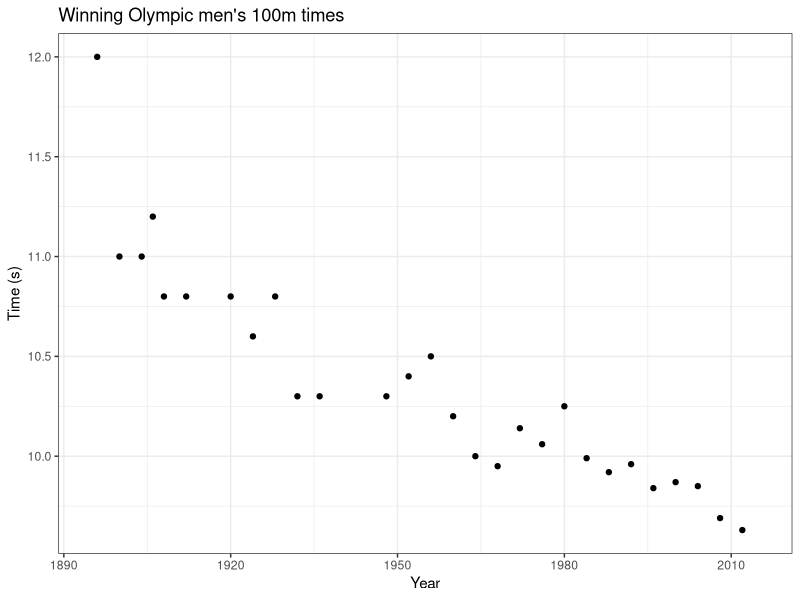
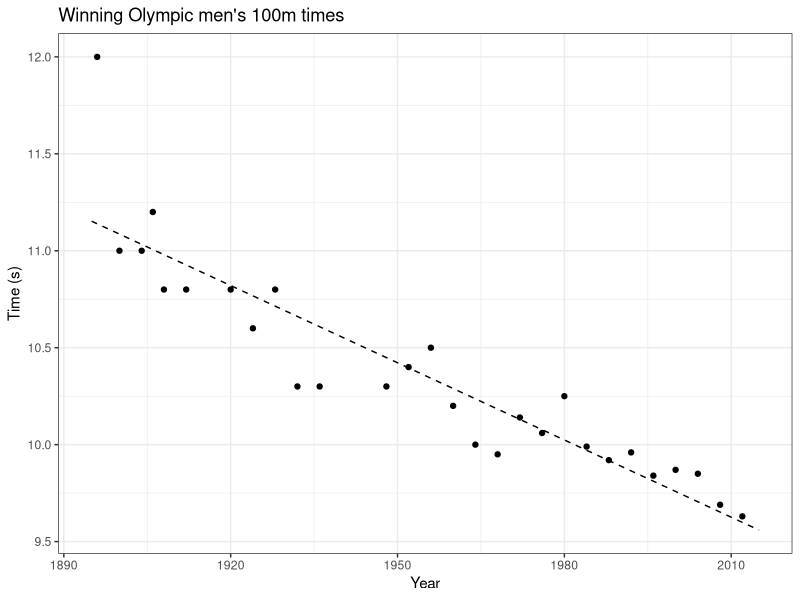
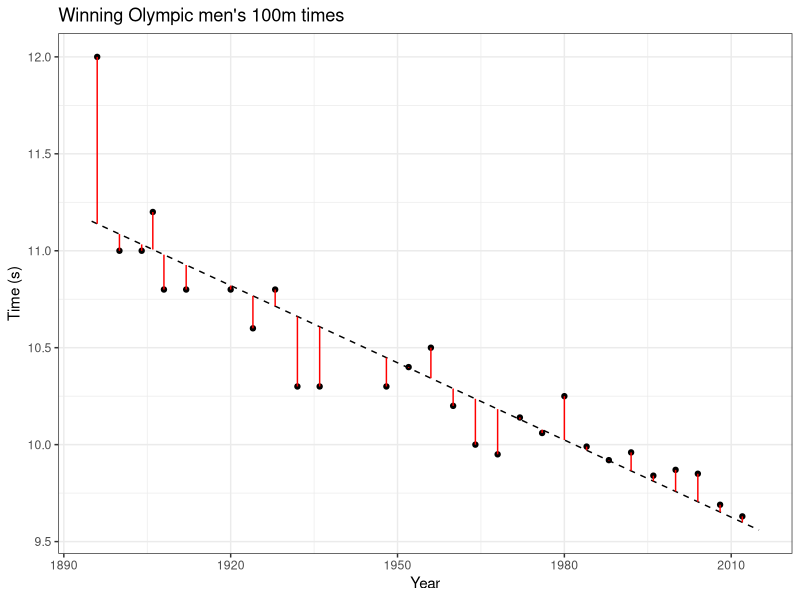
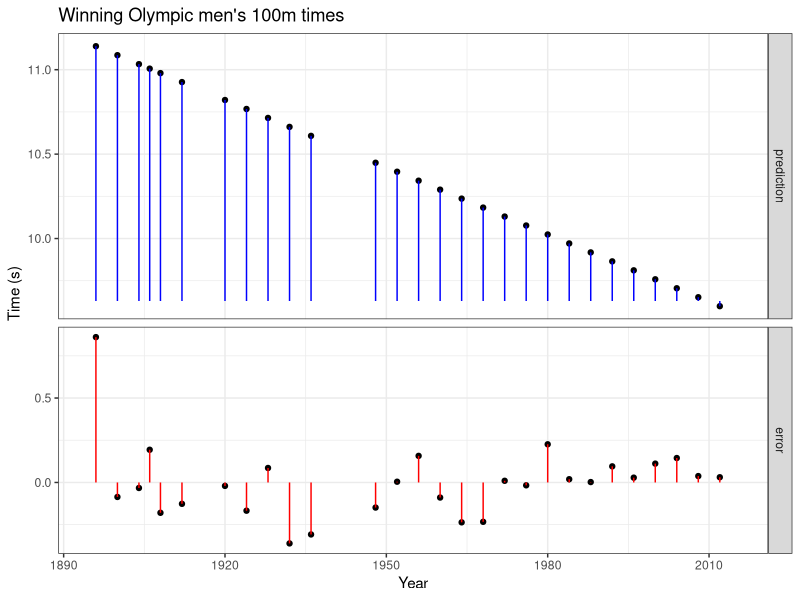
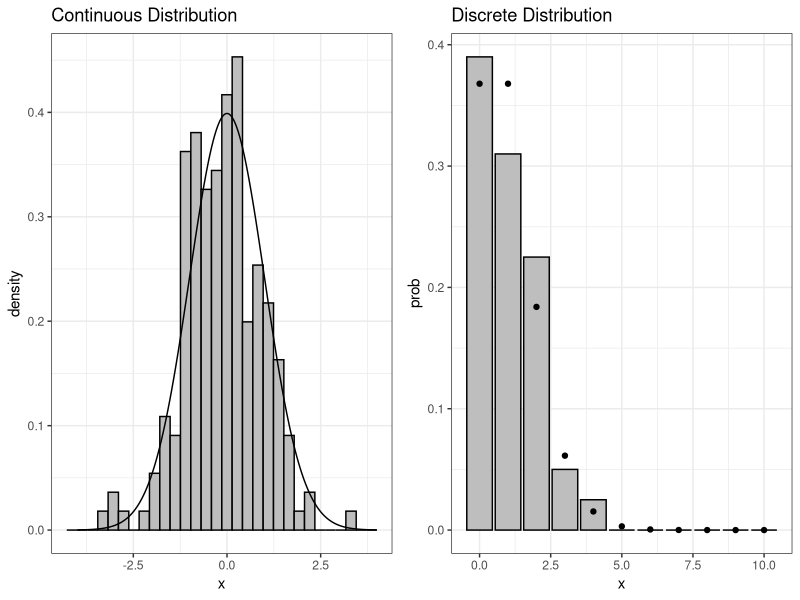

Write R code to recreate these figures, in order.
## ---- chunk 1
knitr::opts_chunk$set(echo = TRUE, fig.width = 9, fig.height = 6, dpi = 300)

library(tidyverse)
theme_set(theme_bw())
## ---- chunk 2
olympic100m <- read_csv("materials/labs/linear_regression/data100m.csv", col_names = c("year", "time"), col_types = "dd") %>%
  mutate(type = "data")
model <- lm(time ~ year, data = olympic100m)
pred <- tibble(year = seq(1895, 2015, .5)) %>%
  mutate(time = predict(model, newdata = .),
         type = "prediction") %>%
  bind_rows(olympic100m) %>%
  arrange(year) %>%
  spread(key = type, value = time) %>%
  mutate(error = data - prediction)
## ---- chunk 3
ggplot(olympic100m, aes(x = year, y = time)) + 
  geom_point() + 
  xlim(c(1895, 2015)) + 
  xlab("Year") + ylab("Time (s)") + ggtitle("Winning Olympic men's 100m times")
## ---- chunk 4
ggplot(pred, aes(x = year)) + 
  geom_point(aes(y = data)) + 
  geom_line(aes(y = prediction), linetype = "dashed") + 
  xlim(c(1895, 2015)) + 
  xlab("Year") + ylab("Time (s)") + ggtitle("Winning Olympic men's 100m times")
## ---- chunk 5
ggplot(pred, aes(x = year)) + 
  geom_point(aes(y = data)) + 
  geom_line(aes(y = prediction), linetype = "dashed") + 
  xlim(c(1895, 2015)) + 
  geom_segment(aes(x = year, xend = year, y = data, yend = prediction), color = "red") + 
  xlab("Year") + ylab("Time (s)") + ggtitle("Winning Olympic men's 100m times")
## ---- chunk 6
pred2 <- pred %>%
  select(year, data = data, prediction, error = error) %>%
  filter(!is.na(data)) %>%
  gather(key = "variation", value = "value", -data, -year) %>%
  mutate(variation = factor(variation, c("prediction", "error")),
         endpoint = ifelse(variation == "prediction", min(data), 0))
  
ggplot(pred2, aes(x = year, y = value, xend = year, yend = endpoint)) + 
  geom_point() + 
  geom_segment(aes(color = variation)) + 
  facet_grid(variation~., space = "free_y", scales = "free") +  
  scale_color_manual("Variation", values = c("error" = "red", "prediction" = "blue"), guide = F) + 
  xlim(c(1895, 2015)) + 
  xlab("Year") + 
  scale_y_continuous("Time (s)", breaks = seq(-0.5, 12, 0.5)) + 
  ggtitle("Winning Olympic men's 100m times")
## ---- chunk 7
x <- rnorm(200)
normaldf <- tibble(x = seq(-4, 4, .01), y = dnorm(x))

p1 <- ggplot() + 
  geom_histogram(aes(x = x, y = ..density..), fill = "grey", color = "black") + 
  geom_line(aes(x = x, y = y), data = normaldf) + 
  ggtitle("Continuous Distribution")

x2 <- rpois(200, lambda = 1)
poisdf <- tibble(x = seq(0, 10, 1), theoretical = dpois(x, 1), 
                 actual = purrr::map_dbl(x, ~sum(x2 == .)/length(x2))) #%>%
  #tidyr::gather(key = "type", value = "prob", -x)


p2 <- ggplot(data = poisdf) + 
  geom_bar(aes(x = x, y = actual), color = "black", fill = "grey", stat = "identity") + 
  geom_point(aes(x = x, y = theoretical)) + 
  ylab("prob") + 
  ggtitle("Discrete Distribution")

gridExtra::grid.arrange(p1, p2, ncol = 2)
